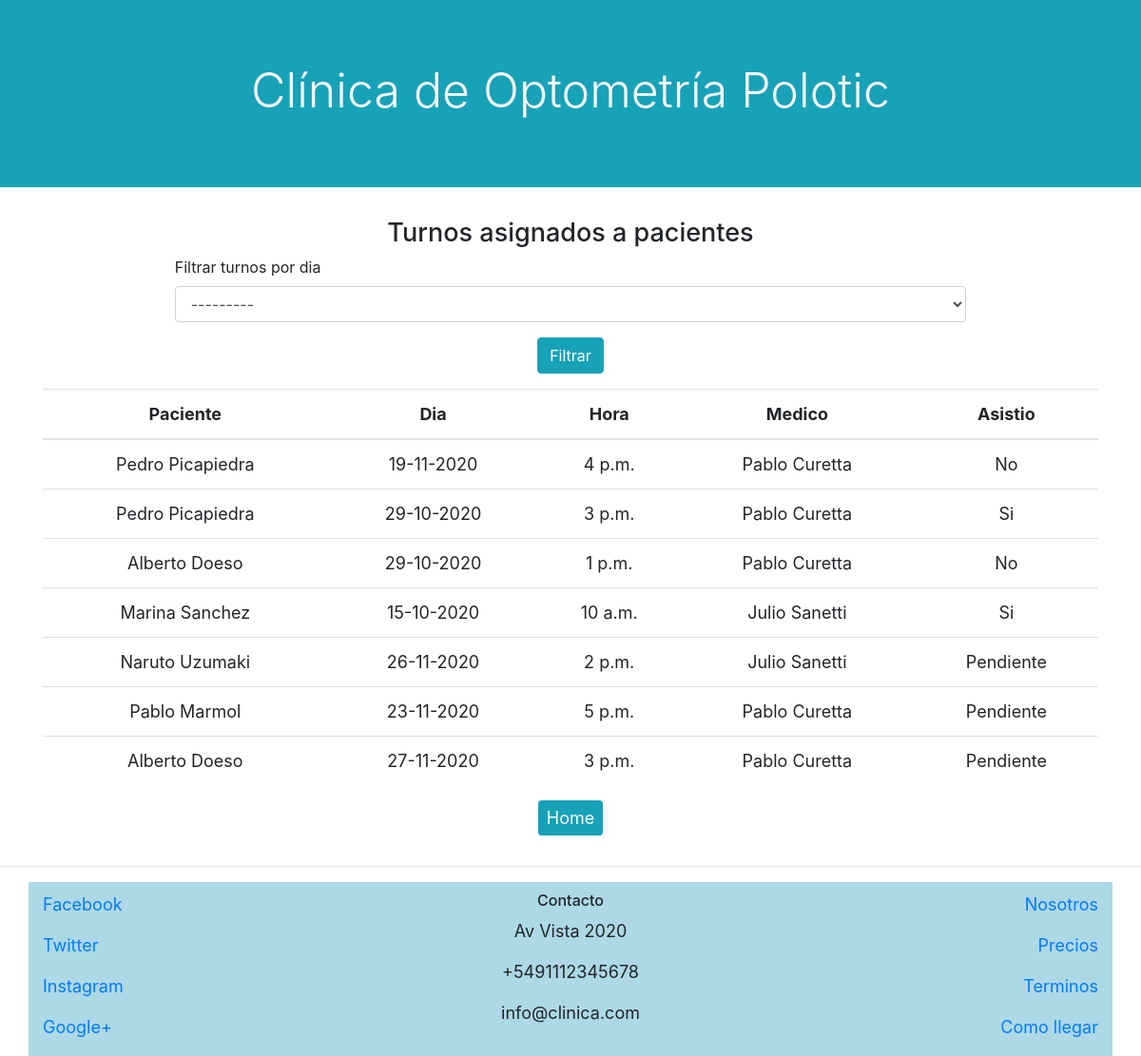
Before: /turnos (signed in) with the older database file.
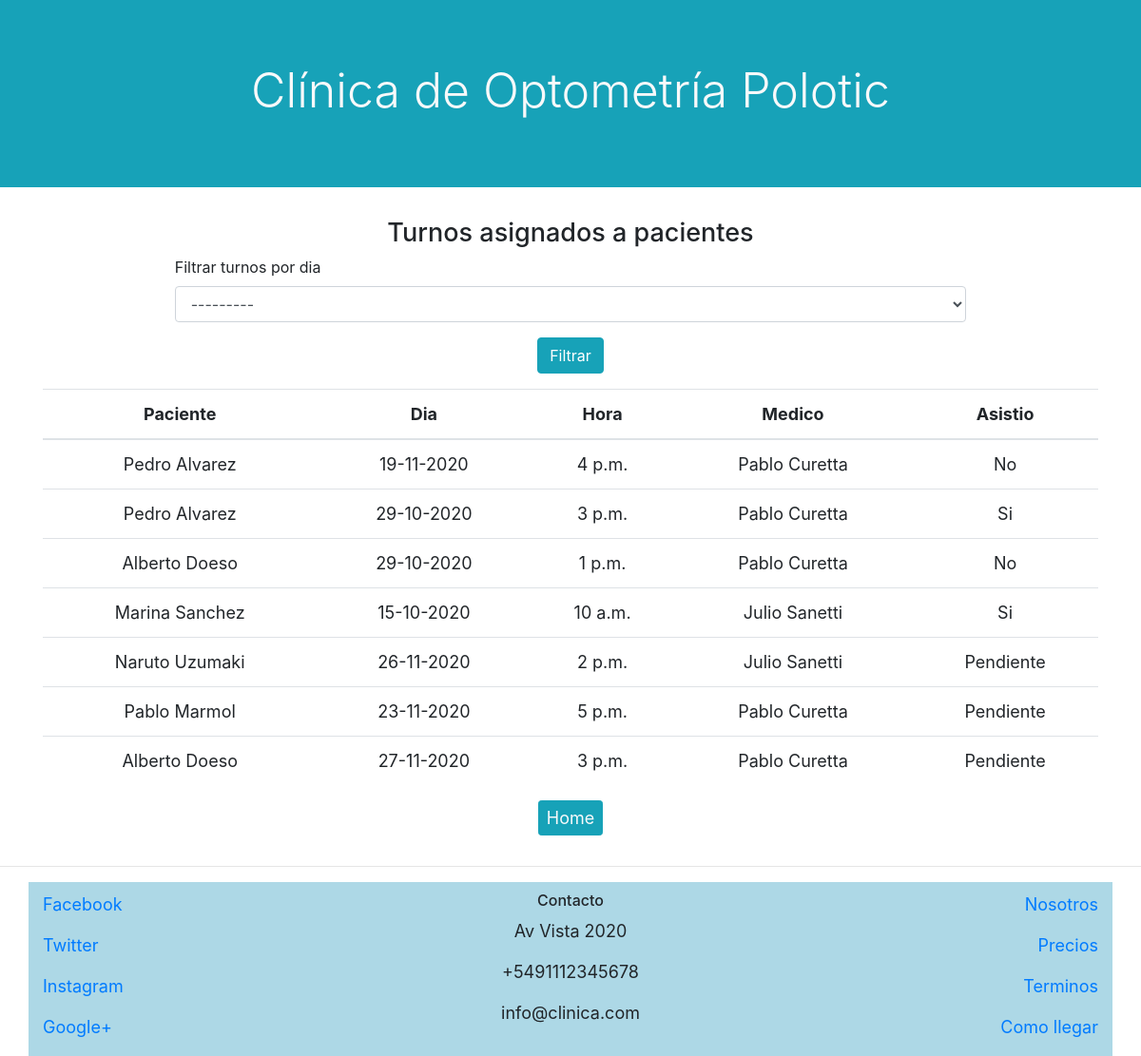
After: the same page with the newer database file.
### clinica/models.py (models this page shows)
class Turno(models.Model):
    paciente = models.ForeignKey(Paciente, on_delete=models.RESTRICT, related_name="paciente_turno")
    medico =  models.ForeignKey(Medico, on_delete=models.RESTRICT, related_name="medico_turno")
    dia = models.DateField()
    hora = models.TimeField()
    asistio = models.ForeignKey(AsistenciaTurno, on_delete=models.RESTRICT, related_name="asistencia_turno", default = "1")
    def __str__(self):
        return f"{self.dia}"

class Paciente(models.Model):
    nombre = models.CharField(max_length=64)
    apellido = models.CharField(max_length=64)
    medico = models.ForeignKey(Medico, on_delete=models.RESTRICT, related_name="medico_asignado")
    def __str__(self):
        return f"{self.nombre} {self.apellido}"

class Medico(models.Model):
    username = models.CharField(max_length=64)
    nombre = models.CharField(max_length=64)
    apellido = models.CharField(max_length=64)
    especialidad = models.CharField(max_length=64)
    def __str__(self):
        return f"{self.nombre} {self.apellido}"

class AsistenciaTurno(models.Model):
    nombre = models.CharField(max_length=64)
    def __str__(self):
        return f"{self.nombre}"

### clinica/views.py (the view, shortened to what this page needs)
# urls.py: path("turnos", views.turnos, name = "turnos"),
def turnos(request):
    fecha =""
    if request.method == "POST":
        form = FormFiltroFecha(request.POST)
        if form.is_valid():
            dia = form.cleaned_data["filtrar_turnos_por_dia"]
            fecha = dia.dia
    if request.user.is_secretaria:
        if fecha:
            turnos = Turno.objects.filter(dia=fecha)
        else:
            turnos = Turno.objects.all()
    return render(request,"clinica/turnos.html", {
        "titulo": "Turnos asignados a pacientes",
        "turnos": turnos,
        "form": FormFiltroFecha}
        )

### clinica/templates/clinica/turnos.html (shortened to what this page needs)
{% extends "clinica/layout.html" %}
{% block body %}
<div class="container d-flex flex-column align-items-center">
<h4>{{titulo}}</h4>
<form  class = "w-75 form-group " method="post">
    {% for field in form %}
    <div>
      <label for="{{ field.name }}">{{ field.label }}</label>
      {{ field }}
    </div>
    {% endfor %}
    <div class="d-flex align-items-center">
    <input class="btn btn-info mt-3 mx-auto" value = "Filtrar" type="submit">
    </div>
</form>
<div class="table-responsive">
  <table class="table" id ="tabla">
    <thead>
    <tr>
      <th  class="text-center" scope="col">Paciente</th>
      <th class="text-center" scope="col">Dia</th>
      <th class="text-center" scope="col">Hora</th>
      <th class="text-center" scope="col">Medico</th>
      <th class="text-center" scope="col">Asistio</th>
    </tr>
  </thead>
  <tbody>
{% for turno in turnos %}
<tr>
      <td class="text-center">{{turno.paciente}}</td> <td class="text-center">{{turno.dia}}</td> <td class="text-center">{{turno.hora}}</td> <td class="text-center">{{turno.medico}}</td> <td class="text-center">{{turno.asistio}}</td>
</tr>
{% endfor %}
  </table>
</div>
<div class="d-flex align-items-center">
<a class="btn btn-info text-light btn-sm mb-3 mx-auto" href="{% url 'usuarios:index' %}">Home</a>
</div>
</div>
{% endblock %}

Changed rows visible on the page:
changed through a linked row, Turno (number 1 of 7 on the later page): paciente "Pedro Picapiedra" → "Pedro Alvarez"
changed through a linked row, Turno (number 2 of 7 on the later page): paciente "Pedro Picapiedra" → "Pedro Alvarez"
